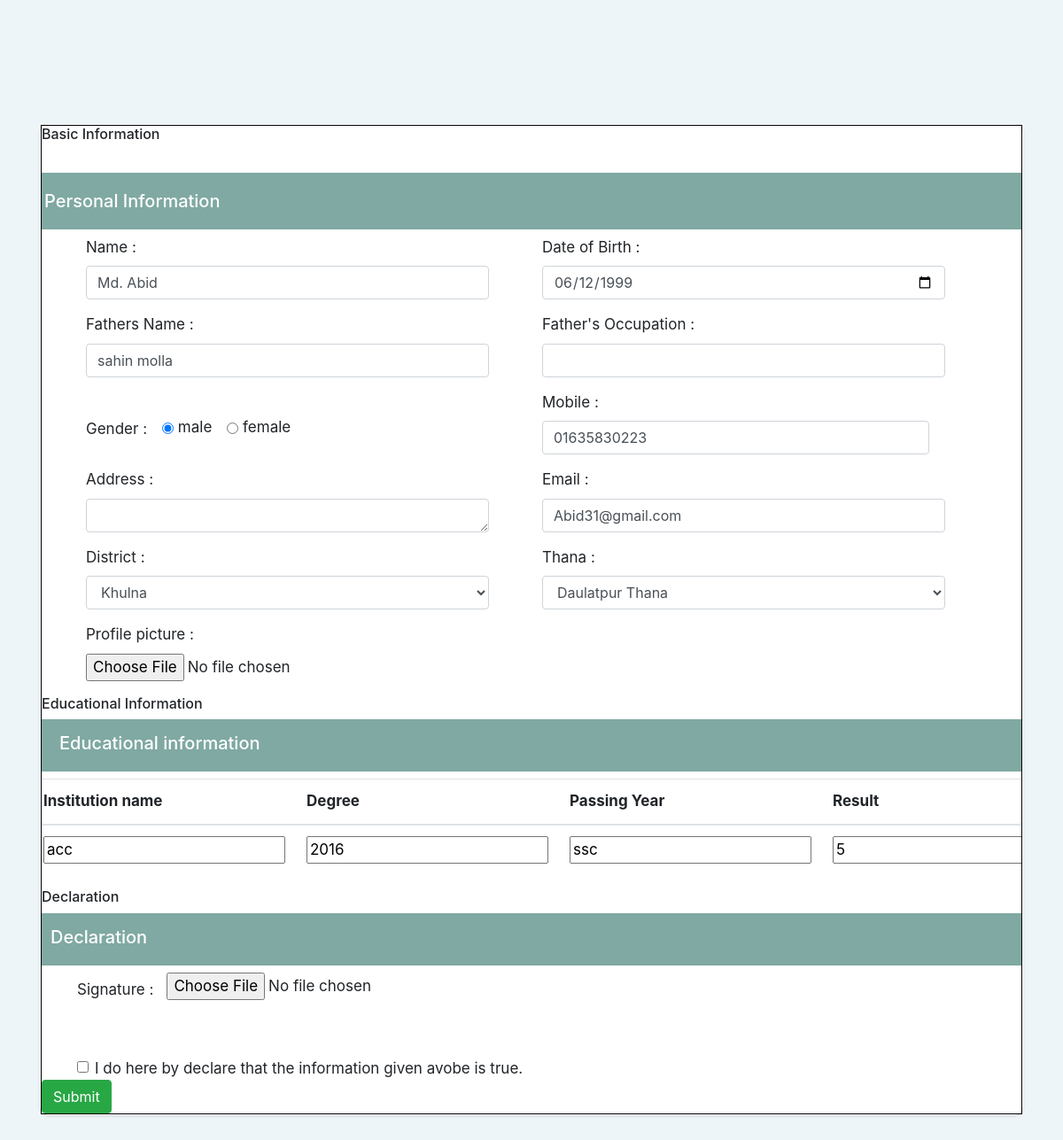
Page /edit.php?id=144 on the committed database.
### tables this page shows
CREATE TABLE `student_apps` (
  `id` int(11) NOT NULL,
  `name` varchar(20) DEFAULT NULL,
  `date_of_birth` date DEFAULT NULL,
  `fathers_name` varchar(20) DEFAULT NULL,
  `fathers_occupation` varchar(20) DEFAULT NULL,
  `gender` enum('Male','Female','Other','Not defined') DEFAULT 'Not defined',
  `mobile` varchar(20) DEFAULT NULL,
  `address` varchar(20) DEFAULT NULL,
  `profile_pic` varchar(255) DEFAULT NULL,
  `district` int(11) NOT NULL DEFAULT 0,
  `thana` int(11) NOT NULL DEFAULT 0,
  `email` varchar(100) NOT NULL,
  `accept_terms` tinyint(2) NOT NULL DEFAULT 0 COMMENT '1 = agree, 0 = disagree',
  `status` tinyint(4) NOT NULL DEFAULT 1 COMMENT '1 = active, 0 = inactive',
  `created_by` int(11) DEFAULT NULL,
  `created_at` datetime DEFAULT NULL,
  `updated_at` datetime DEFAULT NULL,
  `updated_by` int(11) DEFAULT NULL,
  `signature` varchar(255) DEFAULT NULL
);

CREATE TABLE `list_of_educational_info` (
  `id` int(11) NOT NULL,
  `app_id` int(11) NOT NULL,
  `institution_name` varchar(255) DEFAULT NULL,
  `degree` varchar(50) DEFAULT NULL,
  `passing_year` varchar(50) DEFAULT NULL,
  `result` varchar(20) DEFAULT NULL,
  `status` tinyint(4) NOT NULL DEFAULT 1 COMMENT '1 = active, 0 = inactive',
  `created_by` int(11) DEFAULT NULL,
  `created_at` datetime DEFAULT NULL,
  `updated_at` datetime DEFAULT NULL,
  `updated_by` int(11) DEFAULT NULL
);

### edit.php (the view, shortened to what this page needs)
<!DOCTYPE html>
<html lang="en">
<head>
     <link rel="stylesheet" href="https://cdnjs.cloudflare.com/ajax/libs/bootstrap/4.6.2/css/bootstrap.min.css" />
<link rel="stylesheet"href="https://cdnjs.cloudflare.com/ajax/libs/font-awesome/4.7.0/css/font-awesome.min.css">
<link rel="stylesheet"href="https://cdnjs.cloudflare.com/ajax/libs/intl-tel-input/17.0.8/css/intlTelInput.css"/>
  <link rel="stylesheet" href="jquery-steps.css">
</head>
<body>
<?php
  $id = $_GET['id'];
  include 'dbconfig.php';
  $sql= "SELECT * FROM `student_apps` WHERE id=$id";
  $result= mysqli_query($db,$sql);
  $row= mysqli_fetch_assoc($result);
  $name =  $row['name'];
  $email = $row['email'];
  $gender = $row['gender'];
  $fathers_name = $row['fathers_name'];
  $fathers_occupation = $row['fathers_occupation'];
  $mobile = $row['mobile'];
  $date_of_birth = $row['date_of_birth'];
  $address = $row['address'];
  $district = $row['district'];
  $signature = $row['signature'];
  $thana = $row['thana'];
  $edu_query = "SELECT * FROM `list_of_educational_info` WHERE `app_id` = $id";
$result = mysqli_query($db, $edu_query);
$edu_data = array();
while ($row = mysqli_fetch_assoc($result)) {
    $edu_data[] = $row;
}
?>
<div class="container">
  <div class="panel">
    <div class="panel-body wizard-content">
      <form id="example-form" action="update.php" method="post" class="tab-wizard wizard-circle wizard clearfix">
    <h6>Basic Information</h6>
    <section>
      <br/>
      <div class="step1">
                  <div class="form-row">
                    <div class="form-group-row" style="width:90%;">
                        <h5 style=" background-color:rgb(127 169 162); padding-top: 20px;padding-bottom: 20px; padding-left: 33px;width: 124.2%; margin-left: -25px; margin-right:15px; color: white;"> Personal Information</h5>
                    </div>
                  </div>
                      <div class="form-row">
                        <div class="form-group col-md-5">
                      <label for="inputnamel4">Name :</label>
                      <input type="text" class="form-control" id="names" name="name" value="<?php echo $name;?>">
                    </div>
                      <div class="form-group col-md-5">
                        <label for="inputbd4">Date of Birth : </label>
                        <input type="date" class="form-control" id="dob" name="date_of_birth" value="<?php echo $date_of_birth;?>">
                      </div>
                      </div>
                      <div class="form-row">
                        <div class="form-group col-md-5">
                      <label for="inputfnamel4">Fathers Name :</label>
                      <input type="text" class="form-control" id="fname" name="fathers_name" value="<?php echo $fathers_name;?>">
                    </div>
                      <div class="form-group col-md-5">
                        <label for="inputocc4">Father's Occupation : </label>
                        <input type="text" class="form-control" id="inputocc4" name="fathers_occupation"  value="<?php echo $fathers_occupation;?>">
                      </div>
                      </div>
                    <div class="form-row">
                    <div class="form-group col-md-5">
                      <div class="form-check form-check-inline"  style="margin-top: 30px;">
                        <label class="form-check-label" for="gender1">Gender :</label>
                      </div>
                      <div class="form-check form-check-inline">
                        <input class="form-check-input" type="radio" id="radio" name="gender" value="Male" <?php echo ($gender=='Male') ? 'checked' :'';?>>
                        <label class="form-check-label" for="inlineRadio1">male</label>
                      </div>
                      <div class="form-check form-check-inline">
                        <input class="form-check-input" type="radio"  id="radio" name="gender" value="Female" <?php echo ($gender=='Female') ? 'checked' :'';?>>
                        <label class="form-check-label" for="inlineRadio2">female</label>
                      </div>
                    </div>
                    <div class="form-group col-md-5">
                  <label for="mobile_code">Mobile :</label> <br>
                  <input type="number" class="form-control" id="phone" name="mobile"style="width:437px;" value="<?php echo $mobile;?>">
                     </div>
                    </div>
                    <div class="form-row">
                        <div class="form-group col-md-5">
                       <label for="exampleFormControlTextarea1">Address :</label>
                       <textarea class="form-control" id="exampleFormControlTextarea1" rows="1" name="address" value="<?php echo $address;?>"></textarea>
                         </div>
                        <div class="form-group col-md-5">
                          <label for="inputemail4">Email : </label>
                          <input type="email" class="form-control" id="email" name="email" value="<?php echo $email;?>">
                        </div>
                       </div>
                       <div class="form-row">
                        <div class="form-group col-md-5">
                          <label for="exampleFormControlSelect1">District :</label>
                          <select class="form-control" id="district" name="district">
                            <?php
                       $query = "SELECT * FROM districts WHERE status = 1 ORDER BY name ASC";
                        $result = $db->query($query);
                     while($row = $result->fetch_assoc()) {
                         $selected = ($row['id'] == $district) ? 'selected' : '';
                           echo '<option value="'.$row['id'].'" '.$selected.'>'.$row['name'].'</option>';
                           }
                           ?>
                            </select>
                           </div>
                            <div class="form-group col-md-5">
                            <label for="inputthana4">Thana :</label>
                            <select class="form-control" id="thana" name="thana">
                            <?php
                   if (!empty($district)) {
                  $query = "SELECT * FROM thanas WHERE district_id = $district ORDER BY name ASC";
                  $result = $db->query($query);
        while($row = $result->fetch_assoc()) {
          $selected = ($row['id'] == $thana) ? 'selected' : '';
          echo '<option value="'.$row['id'].'" '.$selected.'>'.$row['name'].'</option>';
        }
      } else {
        echo '<option value="">Select district first</option>';
      }
    ?>
                      </select>
                          </div>
                          </div>
                          <div class="form-row">
                        <div class="form-group col-md-5">
                        <label for="exampleFormControlFile1" >Profile picture :</label>
                         <input type="file" id="exampleFormControlFile1" name="profile_pic" class="form-control-file"onchange="previewFile(this);">
                        </div>
                          </div>
                          </div>
                          </section>
                <h6>Educational Information</h6>
               <section>
                <div class="form-row">
                 <div class="step2">
                 <h5 style=" margin-left:-20px; width:104%; background-color:rgb(127 169 162);">Educational information</h5>
                 <div class="form-row">
                        <table class="table" style="width:130%;" id="tb" >
                          <thead>
                            <tr id="row0">
                              <th scope="col">Institution name</th>
                              <th scope="col">Degree</th>
                              <th scope="col">Passing Year</th>
                              <th scope="col">Result</th>
                            </tr>
                          </thead>
                          <tbody id="test-body">
                          <?php
    foreach ($edu_data as $index => $edu_row) {
        $institution_name = $edu_row['institution_name'];
        $degree = $edu_row['degree'];
        $passing_year = $edu_row['passing_year'];
        $result = $edu_row['result'];
        ?>
<div class="edu-row">
<tr id="row0<?php echo $index; ?>">
  <td class="col-md-4"> <input type="text" name="educational_info[<?php echo $index; ?>][institution_name]" value="<?php echo $institution_name; ?>"></td>
  <td class="col-md-3"> <input type="text" name="educational_info[<?php echo $index; ?>][degree]" value="<?php echo $degree; ?>"></td>
  <td class="col-md-4"><input type="text" name="educational_info[<?php echo $index; ?>][passing_year]" value="<?php echo $passing_year; ?>"></td>
  <td class="col-md-3"> <input type="text" name="educational_info[<?php echo $index; ?>][result]" value="<?php echo $result; ?>">
</td>
  <?php
    }
    ?>
 </tr>
 </tbody>
 </div>
</div>
</div>
</div>
                <h6>Declaration</h6>
                   <section>
                    <div class="step3">
                              <h5 style=" margin-left: -20px; width:105%; background-color:rgb(127 169 162)";>Declaration</h5>
                              <div class="form-group row" style="margin-left: 40px;">
                                <label for="exampleFormControlFile2"class="col-form-label">Signature :</label>
                                <div class="col-md-5">
                                 <input type="file" class="form-control-file" name="signature"
                                 <?php if ($signature): ?>
                                 id="exampleFormControlFile2" name="signature"onchange="previewFile(this);">
                                 <?php else: ?>
                                 <img id="signaturePreviewImg" src="http://localhost/PHP/project/images<?php echo $signature; ?>" style="height:80px"; width="300px";>
                                  <?php endif; ?>
                                </div>
                                </div>
                                <div class="form-check">
                                  <input class="form-check-input" type="checkbox" value="" id="defaultCheck1">
                                  <label class="form-check-label" for="defaultCheck1">
                                    I do here by declare that the information given avobe is true.
                                  </label>
                                </div>
                                <input class="btn btn-success" type="submit" value="Submit">
                                </section>
                          </div>
                             </div>
</body>
</html>

### edit.php (style rules this page uses)
#example-form { border:1px solid black; }

### rows in the picture
student_apps: name "Md. Abid", date_of_birth "06/12/1999", fathers_name "sahin molla", gender "☑", mobile "01635830223", email "Abid31@gmail.com"
list_of_educational_info: institution_name "acc", degree "2016", passing_year "ssc", result "5"

### other values in the picture
form field district "Khulna"
form field thana "Daulatpur Thana"
